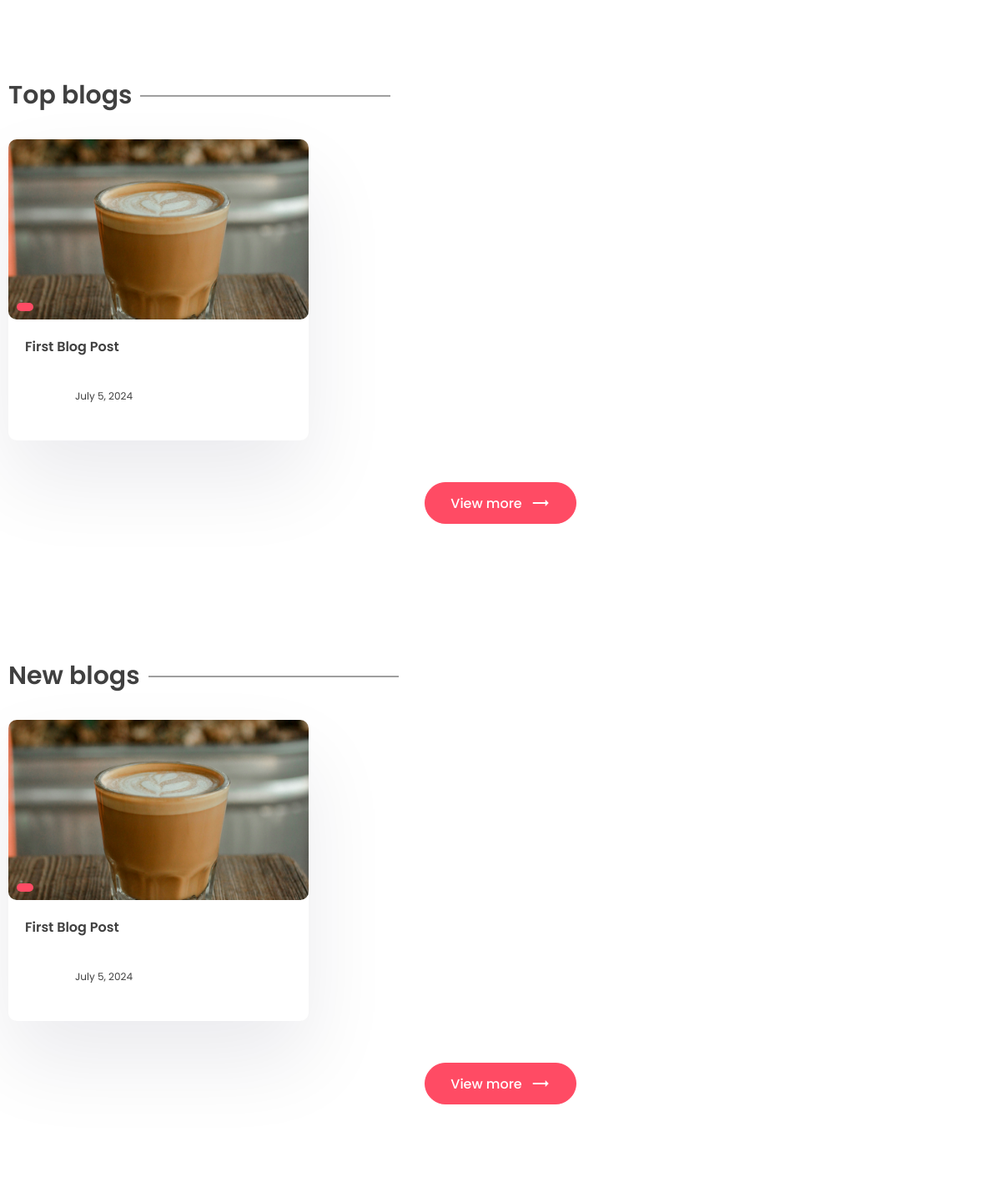
The app's page / (middle part), older data.
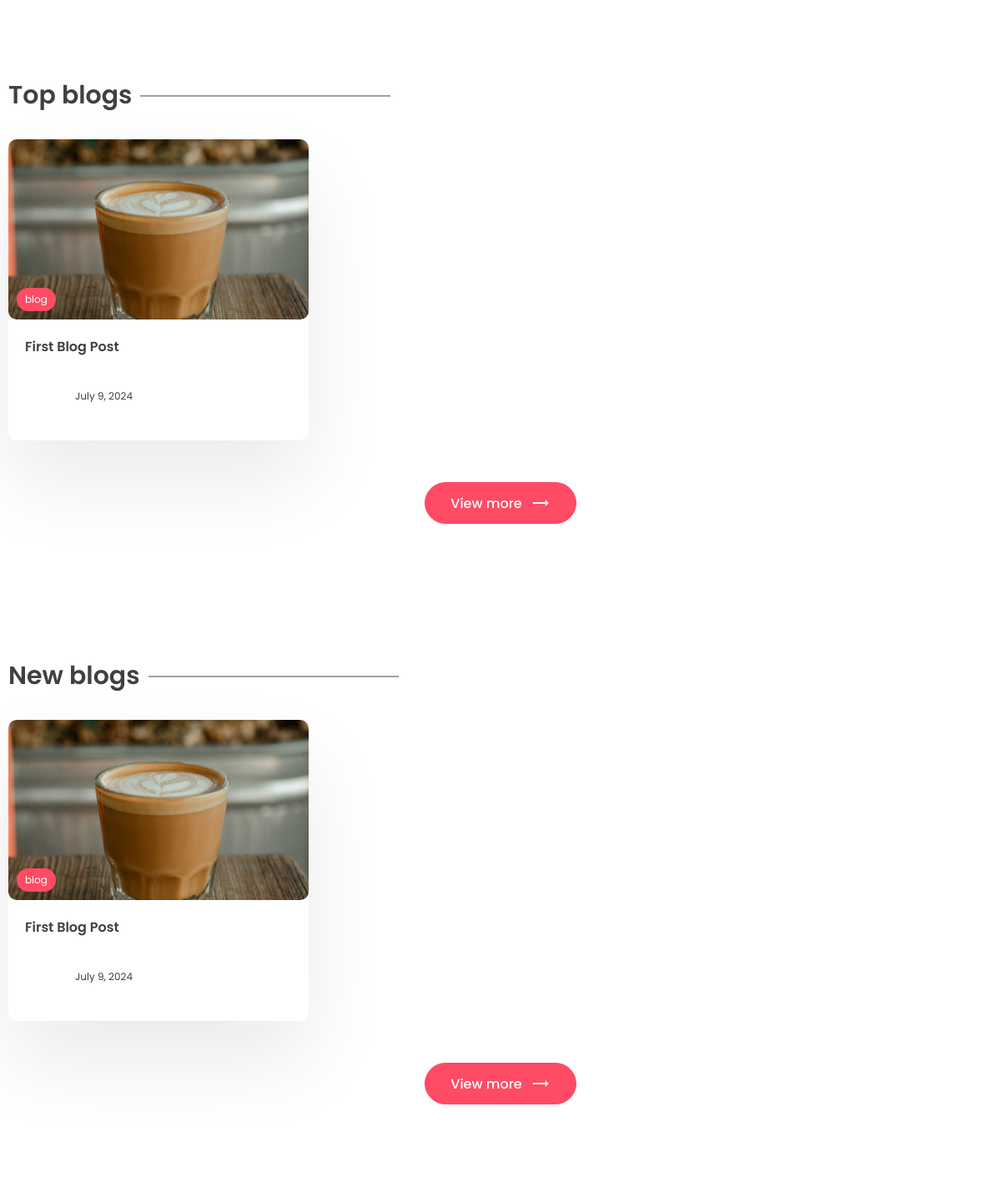
The same page, newer data.
### app/models.py (models this page shows, shortened)
class Post(models.Model):
    title=models.CharField(max_length=200)
    content=models.TextField()
    last_update=models.DateTimeField(auto_now=True)
    slug=models.SlugField(max_length=200,unique=True)
    image=models.ImageField(null=True,blank=True, upload_to="images/")
    tags=models.ManyToManyField(Tag,blank=True,related_name='post')
    view_count=models.IntegerField(null=True,blank=True)
    is_featured=models.BooleanField(default=False)
    author=models.ForeignKey(User,on_delete=models.CASCADE,null=True,blank=True)

class Tag(models.Model):
    name=models.CharField(max_length=100)
    description=models.CharField(max_length=200)
    slug=models.SlugField(max_length=100,unique=True)

### app/views.py (the view)
# urls.py: path('',views.index,name='index'),
def index(request):
    posts=Post.objects.all()
    top_posts=Post.objects.all().order_by('-view_count')[0:3]
    recent_posts=Post.objects.all().order_by('-last_update')[0:3]
    featured_blog=Post.objects.filter(is_featured=True)
    subscribe_form=SubscribeForm()
    subscribe_successful=None
    if featured_blog:
        featured_blog = featured_blog[0]
    if request.POST:
        subscribe_form=SubscribeForm(request.POST)
        if subscribe_form.is_valid:
            subscribe_form.save()
            subscribe_successful='subscribe successful'
            subscribe_form=SubscribeForm()
    context={'posts':posts,'top_posts':top_posts,'recent_posts':recent_posts,'subscribe_form':subscribe_form,'subscribe_successful':subscribe_successful,'featured_blog':featured_blog}
    return render(request,'app/index.html',context)

### app/templates/app/index.html (shortened to what this page needs)
{% extends "base.html" %}
{% load static %}
{% block content %}
<main class="sp">
</main>
<section class="sp">
  <div class="container">
    <h1 class="sec-title">Top blogs</h1>
    <div class="grid-3">
        {% for post in top_posts %}
      <a href={% url "post_page" post.slug %}>
        <div class="card">
          <div class="post-img">
            <img src={{post.image.url}} alt="" />
            <div class="tag">{{post.tags.all.0.name}}</div>
          </div>
          <div class="card-content">
            <h3>{{post.title}}</h3>
            <div class="author">
              <div class="profile-pic">
              </div>
              <div class="details">
                <small>{{post.last_update.date}}</small>
              </div>
            </div>
          </div>
        </div>
      </a>
      {% endfor %}
    </div>
    <center>
      <a href=""><button class="btn btn-primary rounded view">View more <span class="material-icons">trending_flat</span></button></a>
    </center>
  </div>
</section>
<section class="sp">
  <div class="container">
    <h1 class="sec-title">New blogs</h1>
    <div class="grid-3">
        {% for post in recent_posts %}
      <a href={% url "post_page" post.slug %}>
        <div class="card">
          <div class="post-img">
            <img src={{post.image.url}} alt="" />
            <div class="tag">{{post.tags.all.0.name}}</div>
          </div>
          <div class="card-content">
            <h3>{{post.title}}</h3>
            <div class="author">
              <div class="profile-pic">
              </div>
              <div class="details">
                <small>{{post.last_update.date}}</small>
              </div>
            </div>
          </div>
        </div>
      </a>
      {% endfor %}
    </div>
    <center>
      <a href=""><button class="btn btn-primary rounded view">View more <span class="material-icons">trending_flat</span></button></a>
    </center>
  </div>
</section>
{% endblock content %}

Row changes from the older to the newer data that the page shows:
changed Post "First Blog Post": tags.all.0.name (not shown) → "blog"; last_update "July 5, 2024" → "July 9, 2024"
